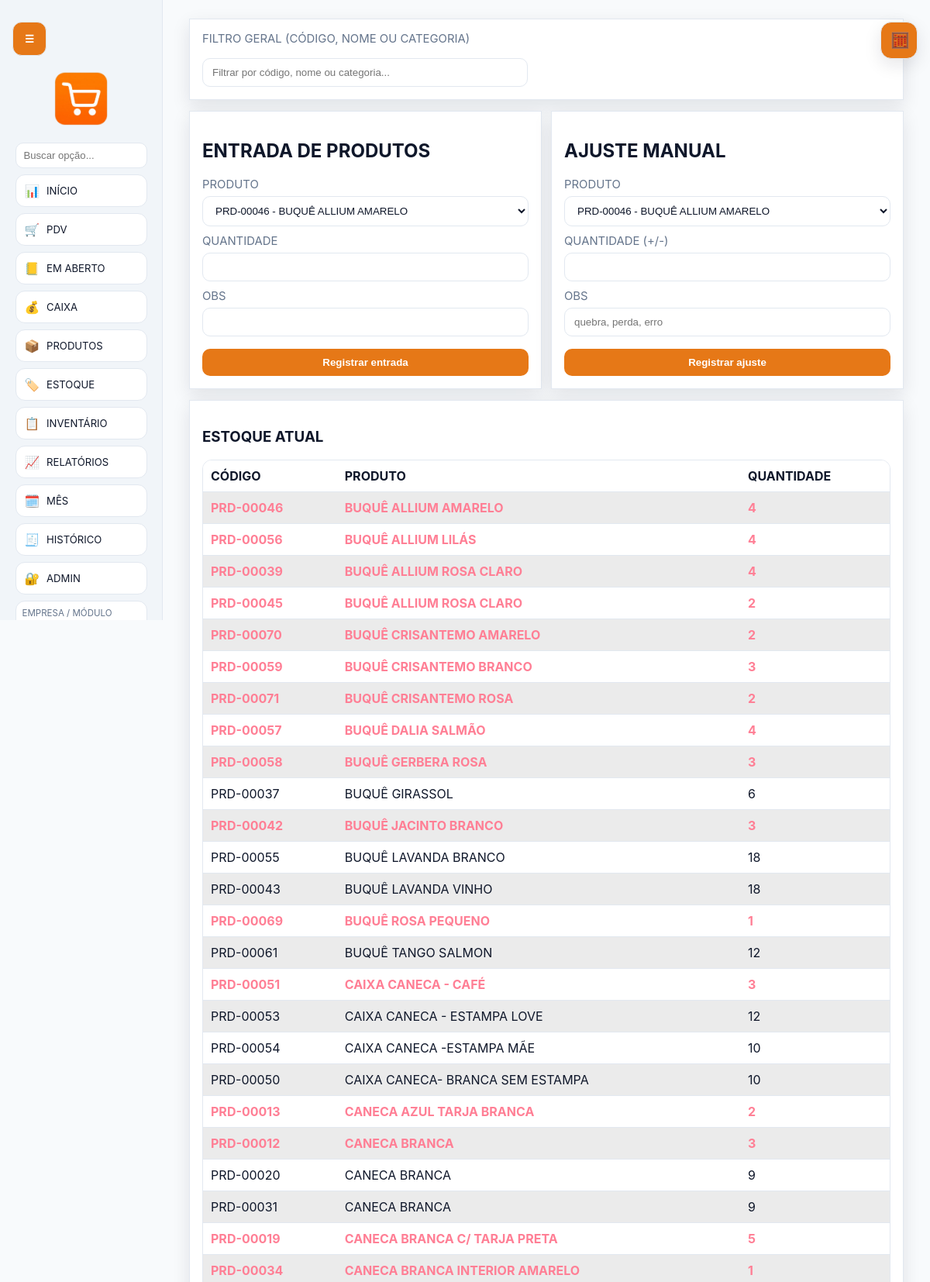
/stock (signed in, upper part), run on the app's committed database.
### tables this page shows
CREATE TABLE system_settings (
            key TEXT PRIMARY KEY,
            value TEXT NOT NULL
        );

CREATE TABLE products (
            id INTEGER PRIMARY KEY AUTOINCREMENT,
            name TEXT NOT NULL,
            category TEXT NOT NULL,
            cost_price REAL NOT NULL,
            sale_price REAL NOT NULL,
            stock_qty INTEGER NOT NULL DEFAULT 0,
            created_at TEXT NOT NULL
        , code TEXT);

### app.py (the view)
@app.route("/stock")
def stock():
    redirect_resp = require_login()
    if redirect_resp:
        return redirect_resp
    db = get_db()
    products = db.execute("SELECT * FROM products ORDER BY name").fetchall()
    movements = db.execute(
        """
        SELECT sm.*, p.name AS product_name, p.code AS product_code FROM stock_movements sm
        JOIN products p ON p.id = sm.product_id
        ORDER BY sm.created_at DESC LIMIT 50
        """
    ).fetchall()
    return render_template("stock.html", products=products, movements=movements, low_threshold=LOW_STOCK_THRESHOLD)

### app.py (called while the page is built)
def resolve_db_path() -> Path:
    endpoint = request.endpoint or ""
    if endpoint in CORE_ENDPOINTS or endpoint.startswith("admin_"):
        return MASTER_DB_PATH
    selected = session.get("module_db")
    if not selected:
        return MASTER_DB_PATH
    return BASE_DIR / str(selected)

def get_master_db() -> sqlite3.Connection:
    if "master_db" not in g:
        init_db(MASTER_DB_PATH, seed_modules=True)
        conn = sqlite3.connect(MASTER_DB_PATH)
        conn.row_factory = sqlite3.Row
        conn.execute("PRAGMA foreign_keys = ON")
        g.master_db = conn
    return g.master_db

def get_db() -> sqlite3.Connection:
    db_path = resolve_db_path()
    if "db" not in g or g.get("db_path") != str(db_path):
        previous = g.pop("db", None)
        if previous is not None:
            previous.close()
        init_db(db_path, seed_modules=(db_path == MASTER_DB_PATH))
        conn = sqlite3.connect(db_path)
        conn.row_factory = sqlite3.Row
        conn.execute("PRAGMA foreign_keys = ON")
        g.db = conn
        g.db_path = str(db_path)
    return g.db

def get_system_name(db: sqlite3.Connection) -> str:
    row = db.execute("SELECT value FROM system_settings WHERE key = 'system_name'").fetchone()
    return row["value"] if row else "Quadrinhas Drinks Vendas"

def get_setting(db: sqlite3.Connection, key: str, default: str = "") -> str:
    row = db.execute("SELECT value FROM system_settings WHERE key = ?", (key,)).fetchone()
    return row["value"] if row else default

def maybe_run_daily_backup() -> None:
    db = get_master_db()
    if get_setting(db, "backup_enabled", "1") != "1":
        return
    today = datetime.now().strftime("%Y-%m-%d")
    last_run = get_setting(db, "backup_last_run_date", "")
    if last_run == today:
        return
    keep_days = int(get_setting(db, "backup_keep_days", "30") or "30")
    create_backup_archive()
    cleanup_old_backups(keep_days)
    set_setting(db, "backup_last_run_date", today)
    db.commit()

def is_password_hashed(password: str) -> bool:
    return password.startswith("scrypt:") or password.startswith("pbkdf2:")

def hash_password(password: str) -> str:
    return generate_password_hash(password)

def user_allowed_tabs(user: sqlite3.Row | None) -> set[str]:
    if not user:
        return set()
    if user["role"] == "ADMIN":
        return set(DEFAULT_USER_TABS)
    return parse_allowed_tabs(user["allowed_tabs"])

def now_iso() -> str:
    return datetime.now().isoformat(timespec="seconds")

### templates/stock.html (shortened to what this page needs)
{% extends 'base.html' %}
{% block content %}
<section class="grid two">
<article class="card">
<h2>Entrada de produtos</h2>
<form method="post" action="{{ url_for('stock_entry') }}">
  <label>Produto<select name="product_id">{% for p in products %}<option value="{{ p['id'] }}">{{ p['code'] or ('ID-' ~ p['id']) }} - {{ p['name'] }}</option>{% endfor %}</select></label>
  <label>Quantidade<input type="number" name="quantity" required></label>
  <label>Obs<input name="note"></label>
  <button>Registrar entrada</button>
</form>
</article>
<article class="card">
<h2>Ajuste manual</h2>
<form method="post" action="{{ url_for('stock_adjust') }}">
  <label>Produto<select name="product_id">{% for p in products %}<option value="{{ p['id'] }}">{{ p['code'] or ('ID-' ~ p['id']) }} - {{ p['name'] }}</option>{% endfor %}</select></label>
  <label>Quantidade (+/-)<input type="number" name="quantity" required></label>
  <label>Obs<input name="note" placeholder="quebra, perda, erro"></label>
  <button>Registrar ajuste</button>
</form>
</article>
</section>
<section class="card">
<h3>Estoque atual</h3>
<table><tr><th>Código</th><th>Produto</th><th>Quantidade</th></tr>
{% for p in products %}<tr class="{{ 'low' if p['stock_qty'] <= low_threshold else '' }}"><td>{{ p['code'] or ('ID-' ~ p['id']) }}</td><td>{{ p['name'] }}</td><td>{{ p['stock_qty'] }}</td></tr>{% endfor %}
</table>
</section>
{% endblock %}

### templates/base.html (shortened to what this page needs)
<!doctype html>
<html lang="pt-BR">
<head>
  <link rel="stylesheet" href="{{ url_for('static', filename='style.css', v=asset_version) }}">
</head>
<body class="light-theme">
  {% if session.get('user_id') %}
  <button id="menu-toggle" class="menu-toggle" type="button" aria-label="Abrir ou fechar menu">☰</button>
  <aside id="side-menu" class="side-menu">
    <div class="menu-header">
      <img src="{{ url_for('static', filename=logo_path) }}" alt="Logo da loja" class="store-logo" onerror="this.style.display='none';this.nextElementSibling.style.display='block';">
    </div>
    <nav class="menu-nav">
      <div class="menu-filter-wrap">
        <input id="menu-filter" type="search" placeholder="Buscar opção..." autocomplete="off" aria-label="Buscar opção no menu">
      </div>
      {% if is_admin or 'dashboard' in allowed_tabs %}
      <a href="{{ url_for('dashboard') }}" title="Início"><span>📊</span><small>Início</small></a>
      {% endif %}
      {% if is_admin or 'pdv' in allowed_tabs %}
      <a href="{{ url_for('pdv') }}" title="PDV"><span>🛒</span><small>PDV</small></a>
      {% endif %}
      {% if is_admin or 'mesa' in allowed_tabs %}
      <a href="{{ url_for('mesa') }}" title="Em Aberto"><span>📒</span><small>Em Aberto</small></a>
      {% endif %}
      {% if is_admin or 'cash' in allowed_tabs %}
      <a href="{{ url_for('cash') }}" title="Caixa"><span>💰</span><small>Caixa</small></a>
      {% endif %}
      {% if is_admin or 'products' in allowed_tabs %}
      <a href="{{ url_for('products') }}" title="Produtos"><span>📦</span><small>Produtos</small></a>
      {% endif %}
      {% if is_admin or 'stock' in allowed_tabs %}
      <a href="{{ url_for('stock') }}" title="Estoque"><span>🏷️</span><small>Estoque</small></a>
      {% endif %}
      {% if is_admin or 'inventory' in allowed_tabs %}
      <a href="{{ url_for('inventory') }}" title="Inventário"><span>📋</span><small>Inventário</small></a>
      {% endif %}
      {% if is_admin or 'reports' in allowed_tabs %}
      <a href="{{ url_for('reports') }}" title="Relatórios"><span>📈</span><small>Relatórios</small></a>
      {% endif %}
      {% if is_admin or 'monthly' in allowed_tabs %}
      <a href="{{ url_for('monthly_management') }}" title="Gerenciar mês"><span>🗓️</span><small>Mês</small></a>
      {% endif %}
      {% if is_admin or 'sales' in allowed_tabs %}
      <a href="{{ url_for('sales_history') }}" title="Histórico"><span>🧾</span><small>Histórico</small></a>
      {% endif %}
      {% if is_admin %}
      <a href="{{ url_for('admin_users') }}" title="Admin"><span>🔐</span><small>Admin</small></a>
      {% endif %}
      {% if modules %}
      <form method="post" action="{{ url_for('select_module') }}" class="module-switcher">
        <label for="module_id">Empresa / Módulo</label>
      </form>
      {% endif %}
    </nav>
  </aside>
  {% endif %}
  <main class="app-main {% if session.get('user_id') %}with-sidebar{% endif %}">
    {% if session.get('user_id') and request.endpoint in ['products', 'stock', 'inventory'] %}
    <section class="card">
      <label for="global-table-filter">Filtro geral (código, nome ou categoria)</label>
      <input id="global-table-filter" type="search" placeholder="Filtrar por código, nome ou categoria..." autocomplete="off">
    </section>
    {% endif %}
    {% block content %}{% endblock %}
  </main>
  <button id="floating-calc-toggle" class="floating-calc-toggle" type="button" aria-label="Abrir calculadora" title="Calculadora">🧮</button>
</body>
</html>

### static/style.css (style rules this page uses)
body { --bg: #F8FAFC; --surface: #FFFFFF; --surface-2: #FFFFFF; --sidebar: #F1F5F9; --text: #0F172A; --muted: #64748B; --primary: #e67817; --primary-hover: #cf6510; --success: #d8f5e1; --danger: #ffdfe5; --warning: #fff1cb; --border: #E2E8F0; --link: #e67817; --shadow: 0 8px 22px rgba(15, 23, 42, 0.10); }
* { box-sizing: border-box; }
body { font-family: Inter, Segoe UI, Roboto, Arial, sans-serif; background: var(--bg); color: var(--text); margin: 0; min-height: 100vh; text-transform: uppercase; }
body.light-theme { background: var(--bg); }
.menu-toggle { position: fixed; top: 22px; left: 16px; z-index: 30; width: 44px; height: 44px; border-radius: 12px; border: 1px solid var(--border); background: var(--primary); color: #fff; cursor: pointer; }
.side-menu { position: fixed; top: 0; left: 0; width: 210px; height: 100vh; overflow-y: auto; overflow-x: hidden; background: var(--sidebar); border-right: 1px solid var(--border); display: flex; flex-direction: column; padding: 14px 10px; gap: 14px; align-items: center; transition: transform 0.25s ease; z-index: 20; }
body.light-theme .side-menu { background: var(--sidebar); }
.store-logo { width: 120px; max-height: 70px; object-fit: contain; display: block; margin: 78px auto 8px; }
.menu-nav { width: 100%; display: grid; gap: 8px; justify-items: center; margin: auto 0; }
.menu-filter-wrap { width: 170px; }
#menu-filter { margin: 0; padding: 8px 10px; font-size: 0.82rem; border-radius: 10px; }
.menu-nav a { width: 170px; min-height: 42px; display: flex; align-items: center; justify-content: flex-start; gap: 9px; padding: 7px 11px; font-size: 0.98rem; border-radius: 12px; border: 1px solid var(--border); background: var(--surface); color: var(--text); text-decoration: none; }
.menu-nav a small { font-size: 0.82rem; color: var(--text); }
.app-main { width: min(1200px, 100%); margin: 0 auto; padding: clamp(12px, 2.4vw, 24px); }
.app-main.with-sidebar { margin-left: 220px; width: calc(100% - 230px); }
.card { background: var(--surface); border: 1px solid var(--border); border-radius: var(--radius); padding: 16px; margin-bottom: 14px; box-shadow: var(--shadow); }
body.light-theme .card { background: var(--surface); }
.grid { display: grid; gap: 12px; justify-content: center; }
.grid.two { grid-template-columns: repeat(2, minmax(0, 1fr)); }
table { width: 100%; border-collapse: separate; border-spacing: 0; border: 1px solid var(--border); border-radius: 12px; overflow: hidden; }
th, td { border-bottom: 1px solid var(--border); padding: 10px; text-align: left; }
th { background: var(--surface); color: var(--text); }
body.light-theme th { background: var(--surface); color: var(--text); }
tr:nth-child(even) td { background: color-mix(in srgb, var(--surface) 92%, #000 8%); }
label { display: block; margin-bottom: 10px; color: var(--muted); font-size: 0.93rem; }
input, select, button { width: 100%; margin-top: 6px; padding: 10px 12px; border-radius: 10px; border: 1px solid var(--border); background: var(--surface); color: var(--text); }
body.light-theme input, body.light-theme select, body.light-theme button { background: var(--surface); }
button { cursor: pointer; background: var(--primary); border: none; font-weight: 600; color: #fff; }
body.light-theme button { background: var(--primary); color: #fff; }
#global-table-filter { max-width: 420px; }
.low { color: #ff7f95; font-weight: 700; }
a { color: var(--link); }
.menu-nav a { box-shadow: inset 0 0 0 1px rgba(255,255,255,0.02); }
.card { backdrop-filter: blur(4px); }
.floating-calc-toggle { position: fixed; top: 22px; right: 16px; z-index: 40; width: 48px; height: 48px; border-radius: 14px; border: 1px solid var(--border); background: var(--primary); color: #fff; font-size: 1.25rem; box-shadow: var(--shadow); }
.module-switcher { width: 170px; display: grid; gap: 4px; padding: 8px; border: 1px solid var(--border); border-radius: 12px; background: var(--surface); }
.module-switcher label { margin: 0; font-size: 0.72rem; }

### data on the page
system_settings: value (picture)
products: code "PRD-00046", name "BUQUÊ ALLIUM AMARELO", stock_qty "4"
products: code "PRD-00056", name "BUQUÊ ALLIUM LILÁS", stock_qty "4"
products: code "PRD-00039", name "BUQUÊ ALLIUM ROSA CLARO", stock_qty "4"
products: code "PRD-00045", name "BUQUÊ ALLIUM ROSA CLARO", stock_qty "2"
products: code "PRD-00070", name "BUQUÊ CRISANTEMO AMARELO", stock_qty "2"
products: code "PRD-00059", name "BUQUÊ CRISANTEMO BRANCO", stock_qty "3"
products: code "PRD-00071", name "BUQUÊ CRISANTEMO ROSA", stock_qty "2"
products: code "PRD-00057", name "BUQUÊ DALIA SALMÃO", stock_qty "4"
products: code "PRD-00058", name "BUQUÊ GERBERA ROSA", stock_qty "3"
products: code "PRD-00037", name "BUQUÊ GIRASSOL", stock_qty "6"
products: code "PRD-00042", name "BUQUÊ JACINTO BRANCO", stock_qty "3"
products: code "PRD-00055", name "BUQUÊ LAVANDA BRANCO", stock_qty "18"
products: code "PRD-00043", name "BUQUÊ LAVANDA VINHO", stock_qty "18"
products: code "PRD-00069", name "BUQUÊ ROSA PEQUENO", stock_qty "1"
products: code "PRD-00061", name "BUQUÊ TANGO SALMON", stock_qty "12"
products: code "PRD-00051", name "CAIXA CANECA - CAFÉ", stock_qty "3"
products: code "PRD-00053", name "CAIXA CANECA - ESTAMPA LOVE", stock_qty "12"
products: code "PRD-00054", name "CAIXA CANECA -ESTAMPA MÃE", stock_qty "10"
products: code "PRD-00050", name "CAIXA CANECA- BRANCA SEM ESTAMPA", stock_qty "10"
products: code "PRD-00013", name "CANECA AZUL TARJA BRANCA", stock_qty "2"
products: code "PRD-00012", name "CANECA BRANCA", stock_qty "3"
products: code "PRD-00020", name "CANECA BRANCA", stock_qty "9"
products: code "PRD-00031", name "CANECA BRANCA", stock_qty "9"
products: code "PRD-00019", name "CANECA BRANCA C/ TARJA PRETA", stock_qty "5"
products: code "PRD-00034", name "CANECA BRANCA INTERIOR AMARELO", stock_qty "1"

### other printed values
form field product_id "PRD-00046 - BUQUÊ ALLIUM AMARELO"
